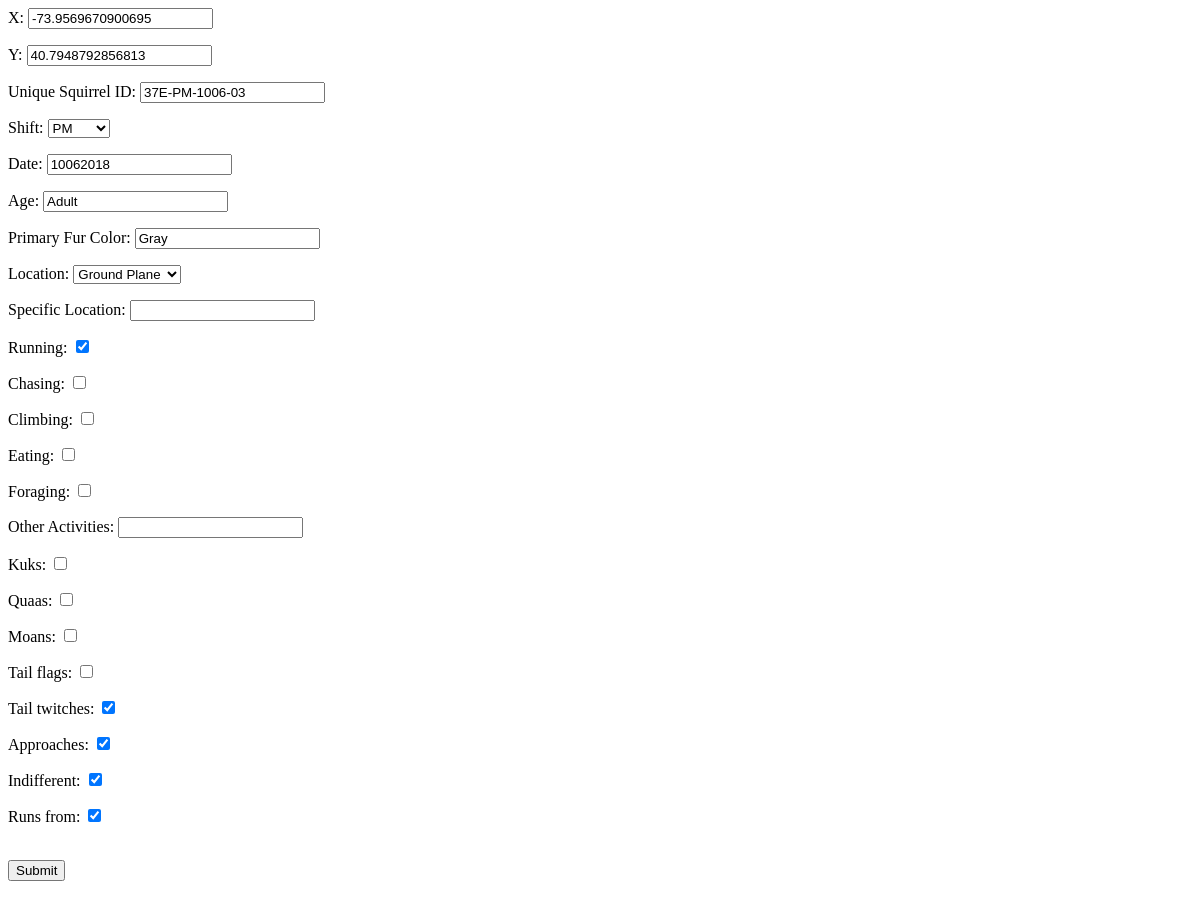
Page /sightings/37E-PM-1006-03/ on the earlier database version.
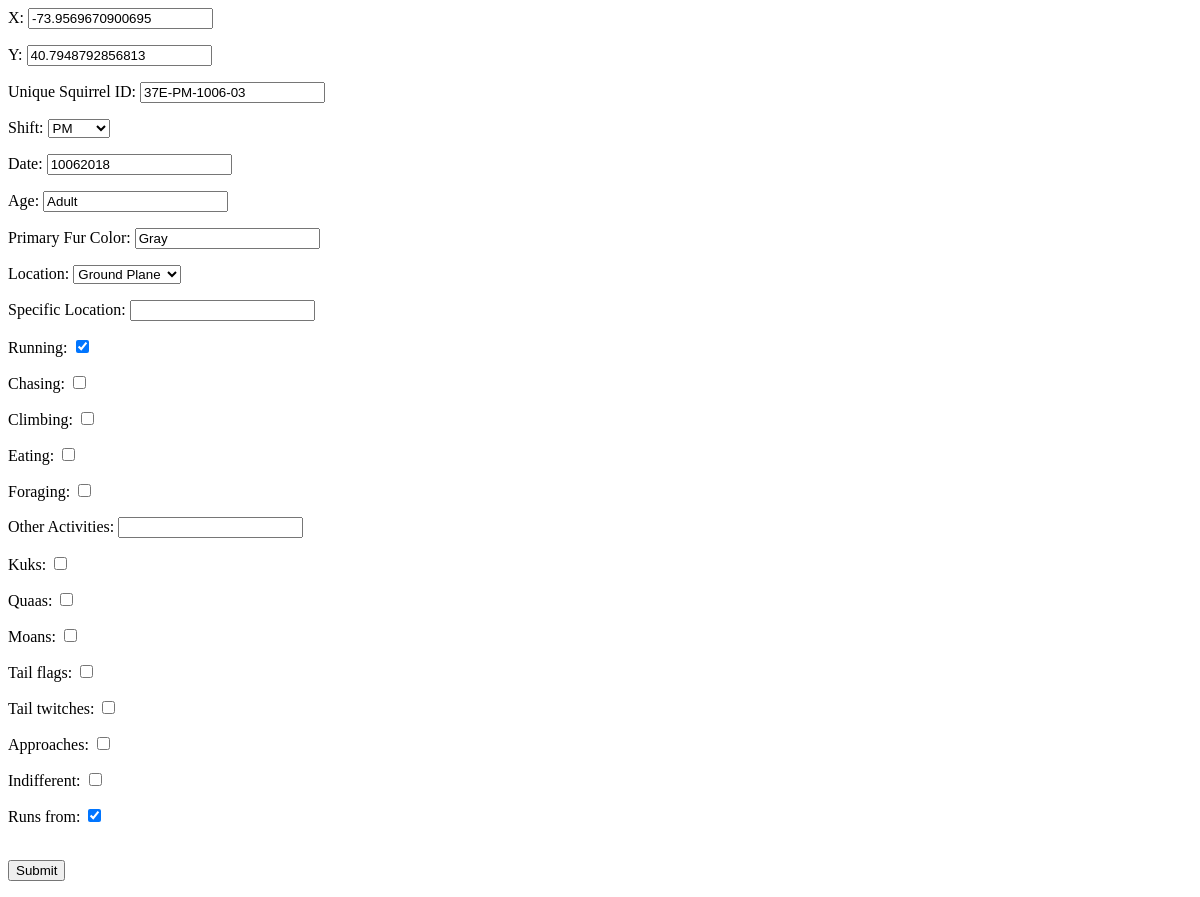
Same page on the later database version.
### mysite/models.py (models this page shows, shortened)
class Squirrel(models.Model):
    X = models.DecimalField(
            max_digits = 20,
            decimal_places = 13,
            default = None,
            )
    Y = models.DecimalField(
            max_digits = 20,
            decimal_places = 13,
            default = None,
            )
    Unique_Squirrel_ID = models.CharField(
            max_length=20,
            default = None,
            primary_key = True,
            )
    AM = 'AM'
    PM = 'PM'
    SHIFT_CHOICES=(
            (AM,'AM'),
            (PM,'PM'),
            )
    Shift = models.CharField(
            max_length=2,
            choices=SHIFT_CHOICES,
            )
    Date = models.CharField(
            max_length=20,
            default = None,
            )
    Age = models.CharField(
            max_length=20,
            default = None,
            blank = True,
            )
    Primary_Fur_Color = models.CharField(
            max_length=15,
            default = None,
            blank = True,
            )
    Ground_Plane='Ground Plane'
    Above_Ground='Above Ground'
    LOCATION_CHOICES=(
            (Ground_Plane,'Ground Plane'),
            (Above_Ground,'Above Ground'),
            )
    Location = models.CharField(
            max_length=20,
            choices=LOCATION_CHOICES,
            default = None,
            blank = True,
            )
    Specific_Location = models.CharField(
            max_length=100,
            default=None,
            blank=True,
            )
    Running = models.BooleanField(default=None,)
    Chasing = models.BooleanField(default=None,)
    Climbing = models.BooleanField(default=None,)
    Eating = models.BooleanField(default=None,)
    Foraging = models.BooleanField(default=None,)
    Other_Activities = models.CharField(
            max_length=100,
            default=None,
            blank=True,
            )
    Kuks = models.BooleanField(default=None,)
    Quaas = models.BooleanField(default=None,)
    Moans = models.BooleanField(default=None,)
    Tail_flags = models.BooleanField(default=None,)
    Tail_twitches = models.BooleanField(default=None,)
    Approaches = models.BooleanField(default=None,)
    Indifferent = models.BooleanField(default=None,)
    Runs_from  = models.BooleanField(default=None,)

### mysite/views.py (the view)
# urls.py: path('sightings/<unique_squirrel_id>/',views.squirrel_edit),
def squirrel_edit(request,unique_squirrel_id):
    s = Squirrel.objects.get(Unique_Squirrel_ID = unique_squirrel_id)
    if request.method == 'POST':
        form = SquirrelForm(request.POST, instance = s)
        if form.is_valid():
            form.save()
            return redirect(f'/sightings/{unique_squirrel_id}')
    else:
        form = SquirrelForm(instance = s)
    context = {
            'form':form,
            }
    return render(request, 'mysite/edit.html',context)

### mysite/forms.py
class SquirrelForm(ModelForm):
    class Meta:
        model = Squirrel
        fields = '__all__'

### mysite/templates/mysite/edit.html (shortened to what this page needs)
<!doctype>
<html>
	<body>
		<form method='post'>
			{{ form.as_p }}
			<br>
			<input type="submit" name="Submit">
		</form>
	</body>
</html>

Differences in the rows shown:
changed Squirrel "37E-PM-1006-03": Tail_twitches "☑" → "☐"; Approaches "☑" → "☐"; Indifferent "☑" → "☐"
